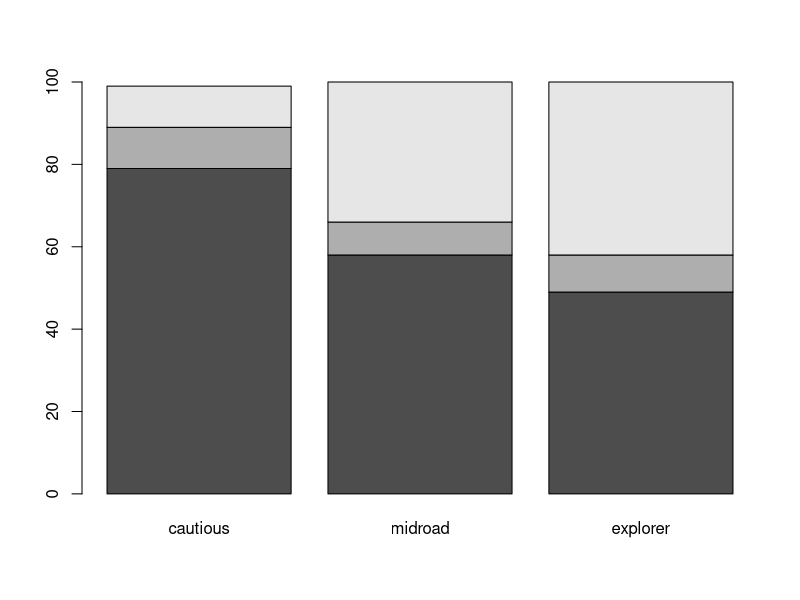

This figure's R source:
## ---- chunk 1
knitr::opts_chunk$set(echo = TRUE)
## ---- chunk 2
pears_chi <- function(obs, exp){
  return(sum((obs - exp)^2/exp))
}
## ---- chunk 3
#input of columns from book
obs.yes = c(78,56,43,53,43,36,42,29)
obs.no = c(47,29,29,32,30,22,23,7)
ethnic.total = obs.yes + obs.no

#this adds the last row which includes the sum of the respective col.
obs.yes = c(obs.yes, sum(obs.yes))
obs.no = c(obs.no, sum(obs.no))
ethnic.total = c(ethnic.total, sum(ethnic.total))

#following calculates the expected values for yes/no
exp.yes = tail(obs.yes,1)*ethnic.total/tail(ethnic.total, 1)
exp.no = tail(obs.no, 1)*ethnic.total/tail(ethnic.total, 1)

#calculating test statistic and p-value for each for obs/exp pair
ts1 = pears_chi(obs.yes, exp.yes) + pears_chi(obs.no, exp.no)
ts1
pchisq(ts1, df = 7, lower.tail = FALSE)
## ---- chunk 4
#this is what the data looks like all together
data.frame(obs.yes,obs.no,ethnic.total,exp.yes,exp.no)
## ---- chunk 5
#inputting cols and calculating cols/rows sum
obs.ss = c(14,133,12,241,11,259)
obs.ss = c(obs.ss, sum(obs.ss))
obs.emma = c(16,180,14,285,6,265)
obs.emma = c(obs.emma, sum(obs.emma))
obs.sand1 = c(8,93,12,139,8,221)
obs.sand1 = c(obs.sand1, sum(obs.sand1))
obs.sand2 = c(2,81,1,153,17,204)
obs.sand2 = c(obs.sand2, sum(obs.sand2))
## ---- chunk 6
totalsse = obs.ss + obs.emma
exp.ss1 = tail(obs.ss, 1)*totalsse/tail(totalsse, 1)
exp.emma1 = tail(obs.emma, 1)*totalsse/tail(totalsse, 1)
ts2 = pears_chi(obs.ss,exp.ss1) + pears_chi(obs.emma,exp.emma1)
ts2
pchisq(ts2, df=5, lower.tail = FALSE)
## ---- chunk 7
obs.sse = totalsse
tot2 = obs.sse + obs.sand1 #sum of pooled data and sand1

#calculate expected values for each:
exp.sse = tail(obs.sse,1)*tot2/tail(tot2,1)
exp.sand1 = tail(obs.sand1,1)*tot2/tail(tot2,1)
ts3 = pears_chi(obs.sse,exp.sse) + pears_chi(obs.sand1,exp.sand1)
ts3
pchisq(ts3, df = 5, lower.tail = FALSE)
## ---- chunk 8
tot.sss = obs.sand1+obs.sand2
exp.sand1 = tail(obs.sand1,1)*tot.sss/tail(tot.sss,1) #reassignment
exp.sand2 = tail(obs.sand2,1)*tot.sss/tail(tot.sss,1)
ts4 = pears_chi(obs.sand1, exp.sand1) + pears_chi(obs.sand2, exp.sand2)
ts4
pchisq(ts4,df=5,lower.tail=FALSE)
## ---- chunk 9
cautious = c(79,10,10)
obs.cautious = c(cautious, sum(cautious))
midroad = c(58,8,34)
obs.midroad = c(midroad, sum(midroad))
explorer = c(49,9,42)
obs.explorer = c(explorer, sum(explorer))
att.total = obs.cautious+obs.midroad+obs.explorer
attitudes = c('favorable','neutral','unfavorable','total')
attitudes1 = c('favorable','neutral','unfavorable')
data16 = data.matrix(data.frame(cautious,midroad,explorer))
data.frame(attitudes,obs.cautious,obs.midroad,obs.explorer,att.total)
## ---- chunk 10
exp.cautious <- tail(obs.cautious,1)*att.total/tail(att.total,1)
exp.midroad <- tail(obs.midroad,1)*att.total/tail(att.total,1)
exp.explorer <- tail(obs.explorer,1)*att.total/tail(att.total,1)

ts5 = pears_chi(obs.cautious,exp.cautious)+pears_chi(obs.midroad,exp.midroad)+pears_chi(obs.explorer,exp.explorer)
ts5
pchisq(ts5,df=4,lower.tail = FALSE)
## ---- chunk 11
rownames(data16) <- attitudes1
barplot(data16)
## ---- chunk 12
#first table. No high school:
under45.nohs.obs = c(71,305)
over45.nohs.obs = c(217,652)
under45.nohs.obs = c(under45.nohs.obs, sum(under45.nohs.obs))
over45.nohs.obs = c(over45.nohs.obs, sum(over45.nohs.obs))
total.nohs.obs = under45.nohs.obs + over45.nohs.obs

#second table. Some high school:
under45.some.obs = c(305,869)
over45.some.obs = c(180,259)
under45.some.obs = c(under45.some.obs, sum(under45.some.obs))
over45.some.obs = c(over45.some.obs, sum(over45.some.obs))
total.some.obs = under45.some.obs + over45.some.obs
## ---- chunk 13
#expected values for no high school:
under45.nohs.exp = tail(under45.nohs.obs,1)*total.nohs.obs/tail(total.nohs.obs,1)
over45.nohs.exp = tail(over45.nohs.obs,1)*total.nohs.obs/tail(total.nohs.obs,1)

#expected values for some high school:
under45.some.exp = tail(under45.some.obs,1)*total.some.obs/tail(total.some.obs,1)
over45.some.exp = tail(over45.some.obs,1)*total.some.obs/tail(total.some.obs,1)

#test statistic for independence: 
ts6 = pears_chi(under45.nohs.obs,under45.nohs.exp) + pears_chi(over45.nohs.obs,over45.nohs.exp) +
  pears_chi(under45.some.obs,under45.some.exp) + pears_chi(over45.some.obs, over45.some.exp)
ts6

#p-value for independence:
pchisq(ts6, df = 2*1*1, lower.tail = FALSE)
## ---- chunk 14
#observed values for under 45:
lit.und.obs = c(305,869)
great.und.obs = c(71,305) 
lit.und.obs = c(lit.und.obs, sum(lit.und.obs))
great.und.obs = c(great.und.obs, sum(great.und.obs))
tot.und = lit.und.obs + great.und.obs

#observed values for over 45:
lit.ov.obs = c(652,259)
great.ov.obs = c(217,180)
lit.ov.obs = c(lit.ov.obs, sum(lit.ov.obs))
great.ov.obs = c(great.ov.obs, sum(great.ov.obs))
tot.ov = lit.ov.obs + great.ov.obs

#expected values for under 45 table:
lit.und.exp = tail(lit.und.obs,1)*tot.und/tail(tot.und,1)
great.und.exp = tail(great.und.obs,1)*tot.und/tail(tot.und,1)

#expected values for over 45 table:
lit.ov.exp = tail(lit.ov.obs,1)*tot.ov/tail(tot.ov,1)
great.ov.exp = tail(great.ov.obs,1)*tot.ov/tail(tot.ov,1)

#test statistic for the above values:
ts7 = pears_chi(lit.und.obs, lit.und.exp) + pears_chi(great.und.obs, great.und.exp) +
  pears_chi(lit.ov.obs, lit.ov.exp) + pears_chi(great.ov.obs, great.ov.exp)
ts7

pchisq(ts7, df = 2, lower.tail = FALSE)
## ---- chunk 15
#great political interest:
great.some.obs = c(305,180)
great.none.obs = c(71,217)
great.some.obs = c(great.some.obs, sum(great.some.obs))
great.none.obs = c(great.none.obs, sum(great.none.obs))
tot.great = great.some.obs + great.none.obs

#little political interest:
little.some.obs = c(869,259)
little.none.obs = c(305,652)
little.some.obs = c(little.some.obs, sum(little.some.obs))
little.none.obs = c(little.none.obs, sum(little.none.obs))
tot.little = little.some.obs + little.none.obs

#expected values:
great.some.exp = tail(great.some.obs, 1)*tot.great/tail(tot.great, 1)
great.none.exp = tail(great.none.obs, 1)*tot.great/tail(tot.great, 1)
little.some.exp = tail(little.some.obs, 1)*tot.little/tail(tot.little, 1)
little.none.exp = tail(little.none.obs, 1)*tot.little/tail(tot.little, 1)

#ts
ts8 = pears_chi(great.some.obs,great.some.exp) + pears_chi(great.none.obs, great.none.exp) +
  pears_chi(little.some.obs, little.some.exp) + pears_chi(little.none.obs, little.none.exp)

ts8

#p-value
pchisq(ts8, 2, lower.tail = FALSE)
